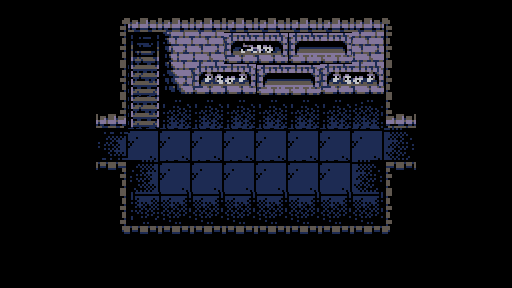

Below is a game level as drawn by its tile map, then a one-line description and the .tmx file that defines it, in full:
An orthogonal 16x9 tile map with 32x32 px tiles, 2 tile layers (Floor, Wall), 2 tilesets.

<map version="1.10" tiledversion="1.12.0" orientation="orthogonal" renderorder="right-down" width="16" height="9" tilewidth="32" tileheight="32" infinite="0" nextlayerid="4" nextobjectid="1">
 <tileset firstgid="1" source="wall_paid.tsx" />
 <tileset firstgid="197" source="floor_paid.tsx" />
 <layer id="2" name="Floor" width="16" height="9">
  <data encoding="csv">
0,0,0,0,0,0,0,0,0,0,0,0,0,0,0,0,
0,0,0,0,0,0,0,0,0,0,0,0,0,0,0,0,
0,0,0,0,0,0,0,0,0,0,0,0,0,0,0,0,
0,0,0,0,283,278,278,278,278,278,278,280,0,0,0,0,
0,0,0,283,268,268,268,268,268,268,268,268,282,0,0,0,
0,0,0,0,281,268,268,268,268,268,268,282,0,0,0,0,
0,0,0,0,285,287,287,287,287,287,287,287,0,0,0,0,
0,0,0,0,0,0,0,0,0,0,0,0,0,0,0,0,
0,0,0,0,0,0,0,0,0,0,0,0,0,0,0,0
</data>
 </layer>
 <layer id="1" name="Wall" width="16" height="9">
  <data encoding="csv">
16,16,16,5,6,6,6,6,6,6,6,6,7,16,16,16,
16,16,16,19,140,52,10,109,110,120,121,10,21,16,16,16,
16,16,16,19,154,66,95,96,120,121,95,96,21,16,16,16,
16,16,16,88,154,0,0,0,0,0,0,0,85,16,16,16,
16,16,16,0,0,0,0,0,0,0,0,0,0,16,16,16,
16,16,16,46,0,0,0,0,0,0,0,0,43,16,16,16,
16,16,16,19,0,0,0,0,0,0,0,0,21,16,16,16,
16,16,16,33,34,34,34,34,34,34,34,34,35,16,16,16,
16,16,16,16,16,16,16,16,16,16,16,16,16,16,16,16
</data>
 </layer>
</map>
